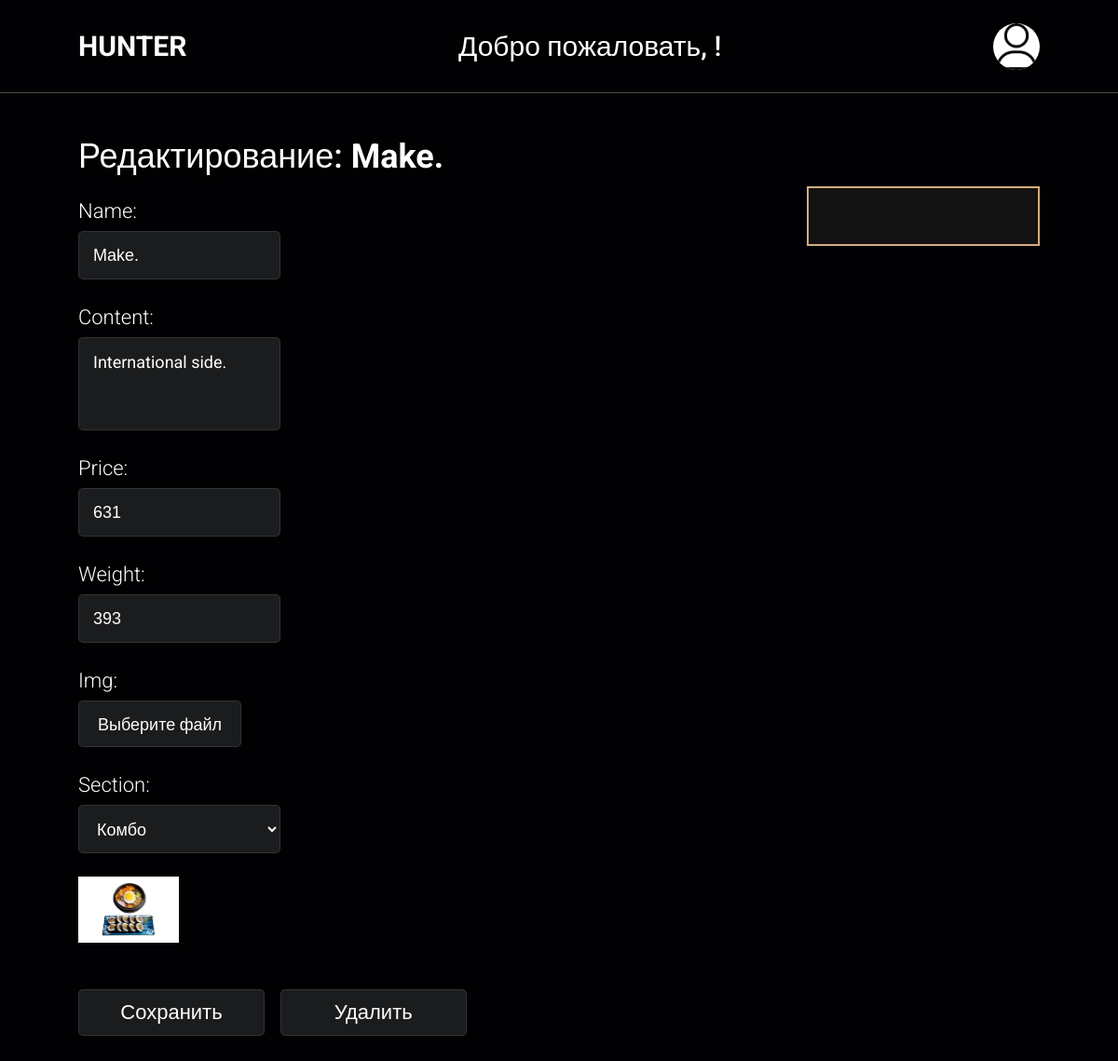
/main/Hunter/admin/menu/1, run on the app's committed database.
### app/models.py (models this page shows, shortened)
class Restaurant(models.Model):
    name = models.CharField(blank=False, max_length=32, default="")
    content = models.TextField(blank=False, max_length=200, default="")
    address = models.CharField(blank=False, max_length=50)
    phone_regex = RegexValidator(regex=r'^\+?[7,8]?[\s,-]?\(?\d{3}\)?[\s,-]?\d{3}[\s,-]?\d{2}[\s,-]?\d{2}$', message="Invalid format")
    phone = models.CharField(validators=[phone_regex], max_length=12, null=True)
    img = models.ImageField(null=True, blank=True, default="background.jpg", upload_to="restaurant_image/%Y/%M/%D")
    objects = RestaurantManager()

class Dish(models.Model):
    name = models.CharField(blank=False, max_length=32)
    content = models.TextField(blank=False, max_length=32)
    section = models.ForeignKey(
        Section,
        on_delete=models.CASCADE,
        related_name='dishes',
        default=""
    )
    price = models.IntegerField()
    weight = models.IntegerField()
    img = models.ImageField(null=True, blank=True, default="dish.webp", upload_to="dish_image/%Y/%M/%D")
    objects = DishManager()

### app/views.py (the view, shortened to what this page needs)
# urls.py: path("main/<str:restaurant_name>/admin/menu/<int:dish_id>", views.restaurantAdminMenuEdit, name="restaurantAdminMenuEdit"),
def restaurantAdminMenuEdit(request, restaurant_name, dish_id):
    restaurant = models.Restaurant.objects.get_by_name(restaurant_name)[0]
    choices = [(choice, choice) for choice in models.Restaurant.objects.all()]
    try:
        dish = models.Dish.objects.get(id=dish_id)
    except models.Dish.DoesNotExist:
        raise Http404('Dish does not exist')
    dict = model_to_dict(models.Dish.objects.get(id=dish_id))
    dict["restaurant"] = restaurant_name
    if request.method == 'GET':
        edit_form = app.forms.DishEditForm(choices, initial=dict)
    return render(request, "restaurant__admin-menuEdit.html", {"dish": dish, "form": edit_form, "restaurant": restaurant})

### app/forms.py (shortened to what this page needs)
class DishEditForm(forms.ModelForm):
    section = forms.ChoiceField(choices=Section.SECTION_CHOICES)
    restaurant = forms.ChoiceField(choices=())
    class Meta:
        model = Dish
        fields = ["name", "content", "price", "weight", "img"]
        widgets = {
            'price': forms.TextInput(attrs={'type': 'text'}),
            'weight': forms.TextInput(attrs={'type': 'text'}),
            'img': forms.FileInput(attrs={'type': 'file'}),
        }
    def __init__(self, choices, *args, **kwargs):
        super(DishEditForm, self).__init__(*args, **kwargs)
        self.fields['restaurant'].choices = choices
        self.fields['restaurant'].required = False

### app/models.py (called while the page is built)
    def get_by_name(self, _name):
        return self.filter(name = _name)

### cart/context_proccesors.py (called while the page is built)
def cart(request):
    return {'cart': Cart(request).cart}

### templates/restaurant__admin-menuEdit.html (shortened to what this page needs)
{% extends 'layouts/restaurant__admin-base.html' %}
{% block content %}
<div class="fragment">
  <div class="supply_item">
    <h2 class="edit__title">
        Редактирование: <span>{{ dish.name }}</span>
    </h2>
    <div class="forms__container">
      <form class="edit__form" method="post" enctype="multipart/form-data" novalidate>
        {% for field in form %}
        {% if field.html_name == "img" %}
        <div class="edit__input">
            <label class="edit__input-title" for="">{{field.label_tag}}</label>
            <label class="edit__img">
            <span class="edit__img-btn">Выберите файл</span>
            </label>
        </div>
        {% elif field.html_name == "restaurant" %}
          {% if request.user.is_superuser %}
          <div class="edit__input">
              <label class="edit__input-title" for="">{{field.label_tag}}</label>
              {{field}}
              {% if field.errors%}
              {% for error in field.errors %}
              <div class="alert alert-danger">
                  {{error}}
              </div>
              {% endfor %}
              {% endif %}
          </div>
          {% endif %}
        {% else %}
        <div class="edit__input">
            <label class="edit__input-title" for="">{{field.label_tag}}</label>
            {{field}}
        </div>
        {% endif %}
        {% endfor %}
        <img class="edit__image" src="{{ dish.img.url }}" alt="img">
        <button class="edit__btn">Сохранить</button>
      </form>
      <form action="{% url 'restaurantAdminMenuDelete' restaurant_name=restaurant.name dish_id=dish.id %}" method="post">
        <button class="edit__btn delete__btn">Удалить</button>
      </form>
    </div>
  </div>
</div>
{% endblock %}

### templates/layouts/restaurant__admin-base.html (shortened to what this page needs)
{% load static %}
<!DOCTYPE html>
<html lang="ru">
<head>
  <link rel="stylesheet" href="https://cdnjs.cloudflare.com/ajax/libs/font-awesome/6.6.0/css/all.min.css">
  <link rel="stylesheet" href="{% static 'css/reset.css' %}"/>
  <link rel="stylesheet" href="{% static 'css/restaurant.css' %}"/>
</head>
<body>
  <header class="header">
    <a href="{% url 'restaurantIndex' restaurant_name=restaurant.name %}" class="logo">
      {{ restaurant.name }}
    </a>
    <h2 class="nav__title">Добро пожаловать, {{ user.username }}!</h2>
    <div class="icons">
      {% if user.is_authenticated and not request.user.is_superuser %}
      <img class="profile__icon" src="{{ request.user.profile.avatar.url }}" class="fas fa-user profile" id="prof-btn" onclick="toggleMenu()"></img>
      {% else %}
      <img class="profile__icon" src="{% static '/img/avatar.png' %}" class="fas fa-user profile" id="prof-btn" onclick="toggleMenu()"></img>
      {% endif %}
    </div>
  </header>
  <section class="main">
    {% block content %}
    {% endblock %}
    <div class="main__right">
      {% with request.resolver_match.url_name as url_name %}
      <nav class="main__right__nav">
      </nav>
      {% endwith %}
    </div>
  </section>
</body>
</html>

### static/css/restaurant.css (style rules this page uses)
:root { --main-color: #d3ad7f; --black: #131313; --bg: #010103; --border: .1rem solid rgba(255,255,255,.3); }
* { box-sizing: border-box; outline: none; border: none; text-decoration: none; transition: .2s linear; }
html { margin: 0; padding: 0; font-family: "Roboto", sans-serif; font-weight: 400; font-size: 62.5%; overflow-x: hidden; scroll-padding-top: 9rem; scroll-behavior: smooth; }
body { background: var(--bg); }
section { padding: 0 7%; padding-top: 100px; }
a { color: #fff; }
a, a:active, a:focus { outline: none; }
.header { height: 100px; background: var(--bg); display: flex; align-items: center; justify-content: space-between; padding: 1.5rem 7%; border-bottom: var(--border); position: fixed; top: 0; left: 0; right: 0; z-index: 1000; }
.header .logo { display: flex; align-items: center; text-transform: uppercase; height: 6rem; font-size: 30px; font-weight: 700; }
.header .icons { display: flex; align-items: center; }
.profile__icon { width: 50px; height: 50px; border-radius: 50%; cursor: pointer; background: #fff; }
.nav__title { color: #fff; font-size: 30px; font-weight: 500; }
.main, .cart { display: flex; justify-content: space-between; }
.fragment { width: 70%; margin-top: 50px; padding-bottom: 50px; }
.main__right { width: 30%; margin-top: 25px; display:flex; flex-direction: column; align-items: flex-end; }
.main__right__nav { position: fixed; padding: 30px; border: 2px solid var(--main-color); margin-top: 75px; display: flex; flex-direction: column; align-items: center; background-color: #131313; width: 250px; }
.edit__title, .login__title, .register__title { color: #fff; font-size: 36px; font-weight: 500; }
.edit__title span, .login__title span, .register__title span { font-weight: 700; }
.edit__form, .login__form, .register__form { display: flex; flex-direction: column; justify-content: space-between; max-width: 30%; }
.edit__input, .login__input, .register__input { margin-top: 30px; display: inline-block; }
.edit__input-title, .login__input-title, .register__input-title { display: block; color: #fff; font-weight: 300; font-size: 22px; margin-bottom: 10px; }
.edit__input input, .edit__input select, .edit__input textarea, .login__input input, .register__input input { width: 100%; background-color: hsla(210, 4%, 11%, 1); color: #fff; font-size: 18px; height: 52px; padding: 15px 15px; border: 1px solid hsla(0, 0%, 100%, 0.1); border-radius: 5px; outline: none; transition: border-color 0.5s ease; }
.edit__input select { cursor: pointer; }
.edit__input textarea { font-family: "Roboto", sans-serif; resize: none; height: 100px; }
.edit__input input::placeholder, .login__input input::placeholder, .register__input input::placeholder { color: inherit; }
.edit__image { margin-top: 25px; padding: 5px; display: block; background-color: #fff; height: 50%; width: 50%; }
.edit__img { display: inline-block; }
.edit__img-btn { position: relative; outline: none; display: inline-block; cursor: pointer; font-size: 18px; color: #fff; border-radius: 5px; background-color: hsla(210, 4%, 11%, 1); line-height: 30px; height: 50px; padding: 10px 20px; border: 1px solid hsla(0, 0%, 100%, 0.1); transition: background-color 0.2s; }
.edit__btn, .login__btn, .register__btn, .pay__btn { border-radius: 5px; display: inline-block; padding: .9rem 3rem; font-size: 22px; font-weight: 500; height: 50px; width: 200px; color: #fff; background-color: hsla(210, 4%, 11%, 1); border: 1px solid hsla(0, 0%, 100%, 0.1); cursor: pointer; margin-top: 50px; }
.forms__container { display: flex; position: relative; align-items: center; }
.delete__btn { position: absolute; bottom: 0; }

### data on the page
Restaurant: name "HUNTER"
Dish: name "Make.", form "Make." "International side." "631" "393" "Комбо", img (picture)

### other printed values
{{ field.label_tag }} "Name:" "Content:" "Price:" "Weight:" "Section:"
{{ field.label_tag }} "Img:"
